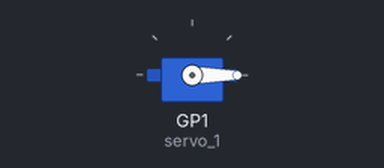
Recording of a program running on a simulated Raspberry Pi Pico running MicroPython. Parts: servo. Servo angles are drawn from the pulse width (0.5 ms = 0°, 2.5 ms = 180°).

Above: at 0.05 s.
At 4.0 s:
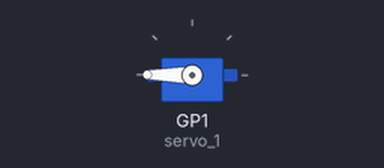
Timing chart, 0 to 5.2 s (numbered marks = the images above):
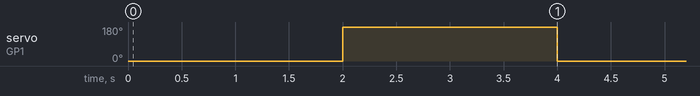

Measured:
- by itself, servo on GP1 (servo_1): alternates 180° for 2.0 s and 0° for 2.0 s

The program:

servo_pwm_2.py
```python
from machine import Pin, PWM
import time

# pinとうろく
servo_1 = PWM(Pin(1))

# 1秒間に50回切り替える
servo_1.freq(50)

# max_duty_u16 = 65025
_0 = 1500
_180 = 8500

while True:
    servo_1.duty_u16(_0)
    time.sleep(2)
    servo_1.duty_u16(_180)
    time.sleep(2)
```
